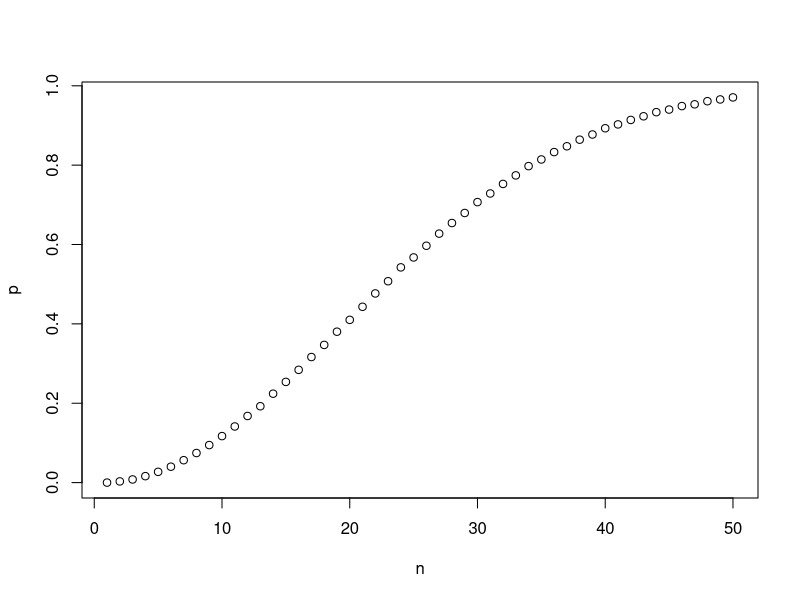
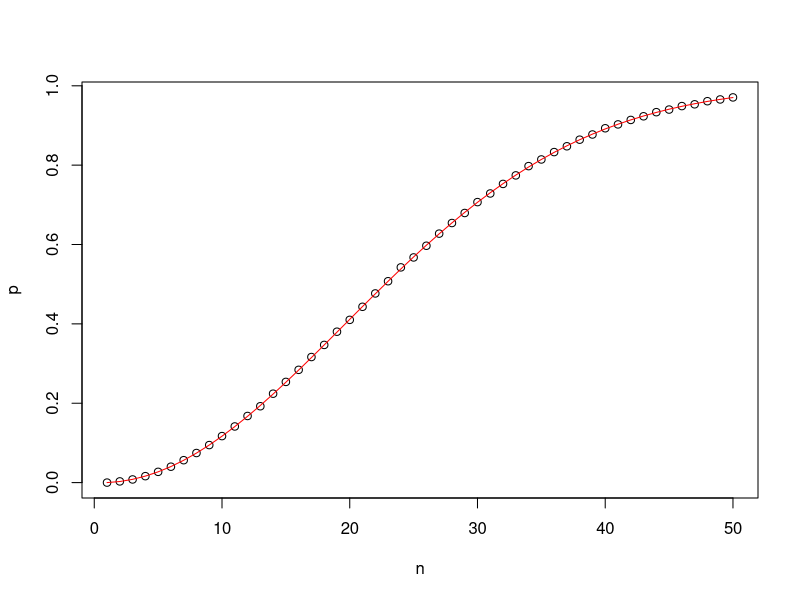
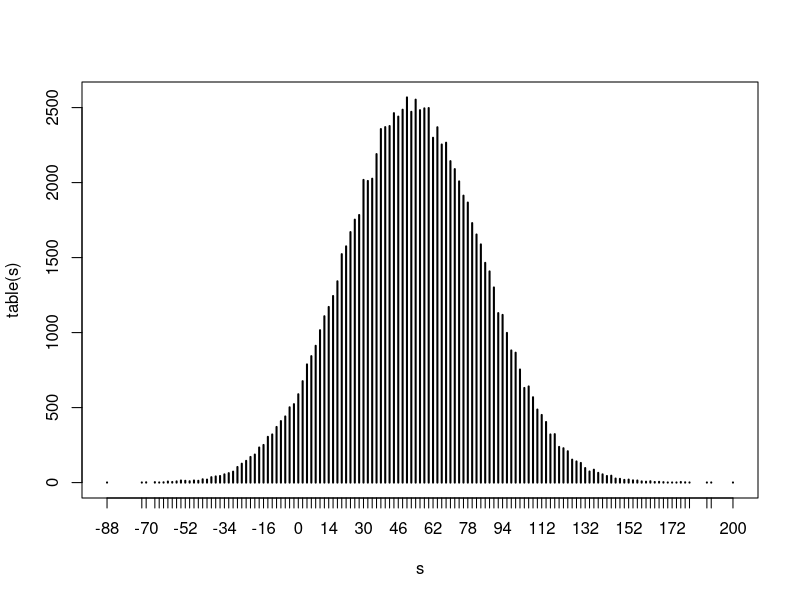
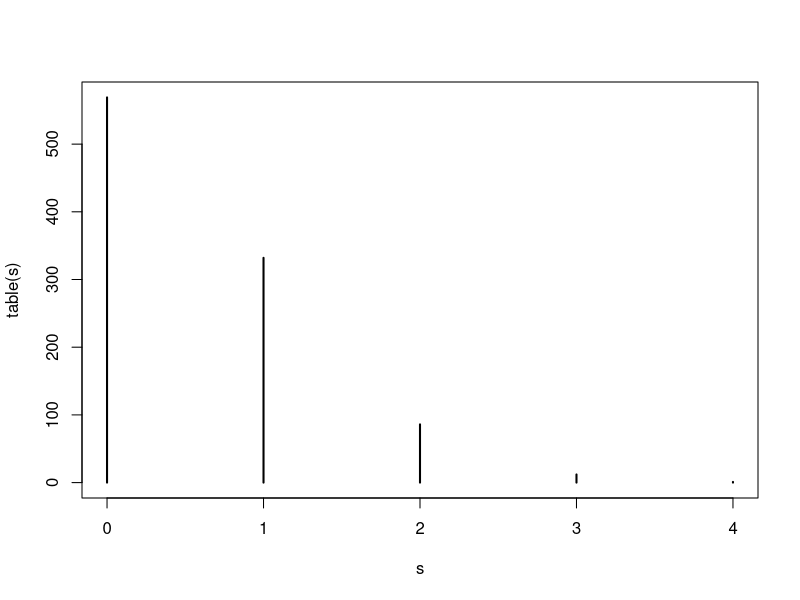
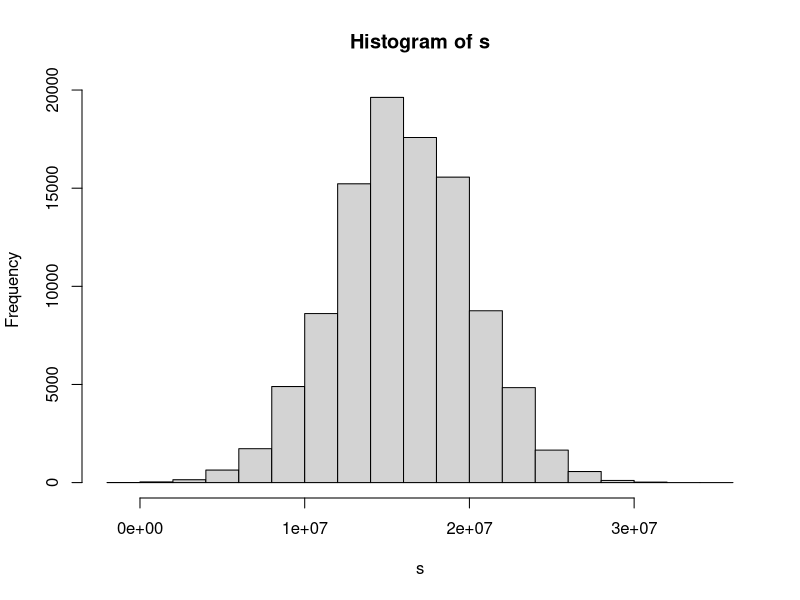

Source code (R) for these figures, in order: (Note: a time limit stopped this script after it produced the figures.)
## ---- chunk 1
set.seed(2023-10-1)
n <- 25
bdays <- sample(1:365, size = n, replace = TRUE)
## ---- chunk 2
any(duplicated(bdays))
## ---- chunk 3
n <- 25
B <- 10^5
replicate(B,{
  bdays <- sample(1:365, size = n, replace = TRUE)
  any(duplicated(bdays))
}) |> mean()
## ---- chunk 4
n <- seq(1, 50)
pr <- function(n){
  replicate(B,{
    bdays <- sample(1:365, size = n, replace = TRUE)
    any(duplicated(bdays))
  }) |> mean()
}
p <- sapply(n, pr)
plot(n, p)
## ---- chunk 5
epr <- function(n){
  1 - prod(seq(365, 365 - n + 1)/365)
}
ep <- sapply(n, epr)
plot(n, p)
lines(n, ep, col = "red")
## ---- chunk 6
x <- sample(c(-1, 1), size = 1, prob = c(9/19, 10/19))
## ---- chunk 7
replicate(10, sample(c(-1, 1), size = 1, prob = c(9/19, 10/19)))
## ---- chunk 8
sample(c(-1, 1), size = 10, replace = TRUE, prob = c(9/19, 10/19))
## ---- chunk 9
x <- rbinom(10, 1, 10/19); x <- x*2 - 1
## ---- chunk 10
x <- sample(c(-1, 1), size = 1000, replace = TRUE, prob = c(9/19, 10/19))
s <- sum(x)
## ---- chunk 11
s <- replicate(10^5,{
  x <- sample(c(-1, 1), size = 1000, replace = TRUE, prob = c(9/19, 10/19))
  sum(x)
})
plot(table(s))
## ---- chunk 12
mean(s < 0)
## ---- chunk 13
x <- sample(c(-1, 1), size = 10^6, replace = TRUE, prob = c(9/19, 10/19))
mean(x)
sqrt(mean((x - mean(x))^2))
sd(x)
## ---- chunk 14
n <- 1000
mu <- 1/19
sigma <- 2*sqrt(9/19*10/19)
pnorm(-sqrt(n)*mu/sigma)
## ---- chunk 15
n <- ceiling((-sigma/mu*qnorm(0.01))^2)
## ---- chunk 16
## Hint: copy and paste one of the previous Monte Carlo simulations and change n
s <- replicate(10^5,{
  x <- sample(c(-1, 1), size = n, replace = TRUE, prob = c(9/19, 10/19))
  sum(x)
})
mean(s < 0)
## ---- chunk 17
s <- replicate(10^3,{
  x <- sample(c(0, 1), size = 5*10^5, replace = TRUE, 
              prob = c(1 - 10^-6, 10^-6))
  sum(x)
})
plot(table(s))
## ---- chunk 18
sapply(0:3, function(k) mean(s == k))
dpois(0:3, 0.5)
## ---- chunk 19
p <- 0.04 #default prob
s <- replicate(10^5,{
  x <- sample(c(-200000, 10000), size = 10000, replace = TRUE, prob = c(p, 1-p))
  sum(x)
})
hist(s)
## ---- chunk 20
p <- 0.04 #default prob
s <- replicate(10^5,{
  p <- 0.04 + runif(1, -0.02, 0.02)
  x <- sample(c(-200000, 10000), size = 10000, replace = TRUE, prob = c(p, 1 - p))
  sum(x)
})
hist(s)
## ---- chunk 21
b <- 10^5
nowins <- replicate(b, {
  x <- sample(c(0, 1), size = 4, replace = TRUE, prob = c(0.6, 0.4))
  sum(x) == 0
})
1 - mean(nowins)
## using math
1 - 0.6^4
## ---- chunk 22
p <- 1/19
## ---- chunk 23
sample(c(-1, 17), size = 1, replace = TRUE, prob = c(18/19, 1/19))
## ---- chunk 24
-1 * 18/19 + 1*17/19
## ---- chunk 25
18 * sqrt(18/19*1/19)
## ---- chunk 26
n <- 1000
x <- sample(c(-1, 17), size = n, replace = TRUE, prob = c(18/19, 1/19))
sum(x)
## ---- chunk 27
mu <- n * p
## ---- chunk 28
se <- sqrt(n) * 18*sqrt(p*(1 - p))
## ---- chunk 29
1 - pnorm(-mu/se)
## ---- chunk 30
B <- 100000
s <- replicate(B,{
  n <- 1000
  x <- sample(c(-1, 17), size = n, replace = TRUE, prob = c(18/19, 1/19))
  sum(x)
})
mean(s<0)
